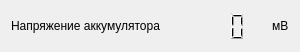
         <widget class="QWidget" name="layoutWidget_11">
          <property name="geometry">
           <rect>
            <x>60</x>
            <y>20</y>
            <width>288</width>
            <height>32</height>
           </rect>
          </property>
          <layout class="QHBoxLayout" name="horizontalLayout_6">
           <item>
            <widget class="QLabel" name="label_13">
             <property name="sizePolicy">
              <sizepolicy hsizetype="Preferred" vsizetype="Expanding">
               <horstretch>50</horstretch>
               <verstretch>0</verstretch>
              </sizepolicy>
             </property>
             <property name="maximumSize">
              <size>
               <width>150</width>
               <height>500</height>
              </size>
             </property>
             <property name="text">
              <string>Напряжение аккумулятора</string>
             </property>
            </widget>
           </item>
           <item>
            <widget class="QLCDNumber" name="lcdNumber_BatteryVoltage">
             <property name="sizePolicy">
              <sizepolicy hsizetype="Maximum" vsizetype="Maximum">
               <horstretch>0</horstretch>
               <verstretch>0</verstretch>
              </sizepolicy>
             </property>
             <property name="minimumSize">
              <size>
               <width>100</width>
               <height>30</height>
              </size>
             </property>
             <property name="maximumSize">
              <size>
               <width>100</width>
               <height>30</height>
              </size>
             </property>
             <property name="frameShape">
              <enum>QFrame::NoFrame</enum>
             </property>
             <property name="frameShadow">
              <enum>QFrame::Sunken</enum>
             </property>
             <property name="digitCount">
              <number>4</number>
             </property>
            </widget>
           </item>
           <item>
            <widget class="QLabel" name="label_14">
             <property name="sizePolicy">
              <sizepolicy hsizetype="Minimum" vsizetype="Minimum">
               <horstretch>0</horstretch>
               <verstretch>0</verstretch>
              </sizepolicy>
             </property>
             <property name="maximumSize">
              <size>
               <width>20</width>
               <height>16777215</height>
              </size>
             </property>
             <property name="text">
              <string>мВ</string>
             </property>
            </widget>
           </item>
           <item>
            <spacer name="horizontalSpacer">
             <property name="orientation">
              <enum>Qt::Horizontal</enum>
             </property>
             <property name="sizeType">
              <enum>QSizePolicy::Fixed</enum>
             </property>
             <property name="sizeHint" stdset="0">
              <size>
               <width>0</width>
               <height>0</height>
              </size>
             </property>
            </spacer>
           </item>
          </layout>
         </widget>
